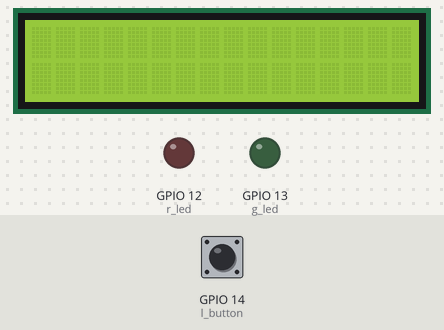
A program run on a simulated ESP32 board running MicroPython. On the bench: 16×2 character LCD, output pins drawn as LEDs (lit = HIGH). Inputs (shaded band) come from the test bench; at power-on: GPIO 14 (l_button) HIGH. What the program prints to the serial console is not drawn.

Above: at 1.2 s.
1.3 s: GPIO 14 (l_button) pulled LOW for 0.15 s
At 1.8 s:
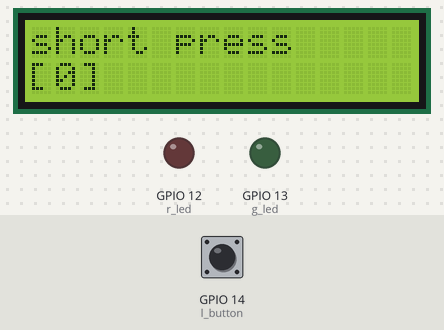
2.9 s: GPIO 14 (l_button) pulled LOW for 1 s
At 4.3 s:
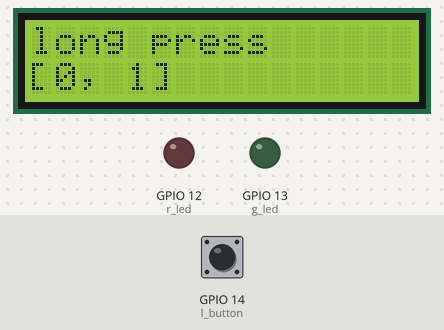
5.4 s: GPIO 14 (l_button) pulled LOW for 0.15 s
At 6.5 s:
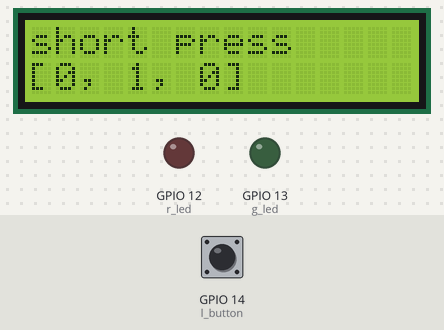
7.0 s: GPIO 14 (l_button) pulled LOW for 1 s
At 8.9 s:
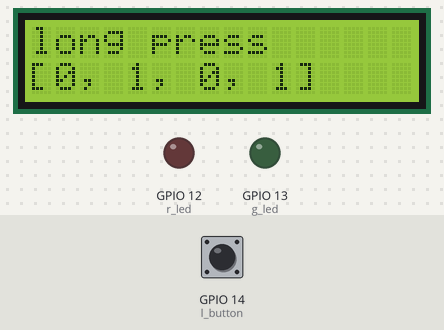
9.5 s: GPIO 14 (l_button) pulled LOW for 3.2 s
At 13.8 s:
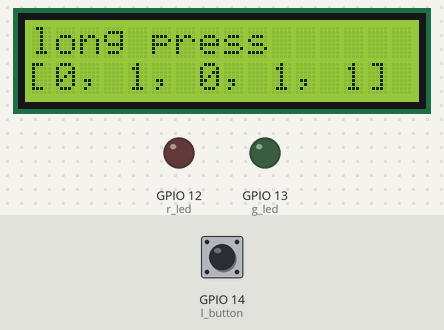
14.2 s: GPIO 14 (l_button) pulled LOW for 0.15 s
At 15.8 s:
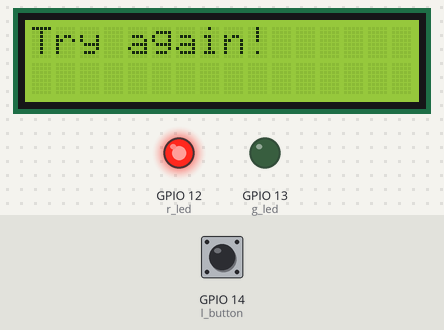
Timing chart, 0 to 16.9 s (numbered marks = the images above; inputs shaded):
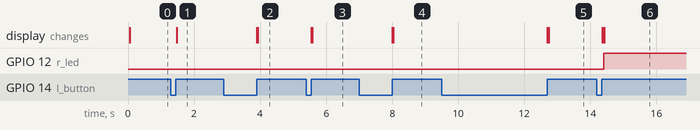

The program:

511_RK_assignment_1_2.py
```python
# Rebecca Martens and Kavin Bhuvan
from time import sleep_ms
import time
from machine import Pin, I2C
import i2c_lcd

display = I2C(0, scl=Pin(25), sda=Pin(26))
devices = display.scan()
print(devices)

lcd = i2c_lcd.I2cLcd(display, 0x27, 2, 16)
r_led = Pin(12, Pin.OUT)
g_led = Pin(13, Pin.OUT)
l_button = Pin(14, Pin.IN, Pin.PULL_UP)

# intializing
last_press_time = 0
debounce_interval = 20  # ms
button_pressed = False
start_timer = 0
r_led.value(0)
g_led.value(0)
print("Starting...")

# vault code
unlock_key = [0, 1, 1, 0, 0]
results = []

while True:
    if len(results) > len(unlock_key):
        results = []
        print ('Try again')
        print(results)
        r_led.value(1)
        lcd.clear()
        lcd.move_to(0,0)
        lcd.putstr('Try again!')

    else:
        if l_button.value() == 0 and button_pressed == False:
            now_time = time.ticks_ms()
            if time.ticks_diff(now_time, last_press_time) > debounce_interval:
                start_timer = now_time
                button_pressed = True
                last_press_time = now_time

        elif l_button.value() == 1 and button_pressed == True:
            end_timer = time.ticks_ms()
            button_pressed = False

            press_time = time.ticks_diff(end_timer, start_timer)

            if press_time < 1000:
                r_led.value(0)
                lcd.clear()
                lcd.move_to(0,0)
                lcd.putstr('short press')
                print("short press")
                number = 0
                results.append(number)
                print(results)
                lcd.move_to(0,1)
                lcd.putstr(str(results))
            else:
                r_led.value(0)
                lcd.clear()
                lcd.move_to(0,0)
                lcd.putstr('long press')
                print("long press")
                number = 1
                results.append(number)
                print(results)
                lcd.move_to(0,1)
                lcd.putstr(str(results))
    sleep_ms(10)
    if results == unlock_key:
        print('vault unlocked')
        g_led.value(1)
        lcd.clear()
        lcd.move_to(0,0)
        lcd.putstr('vault unlocked!!')
        lcd.move_to(0,1)
        lcd.putstr('congrats!!')
        break
```

Measured:
- after the input at 1.3 s, the display: changes after 0.18 s (image 1)
- after the input at 2.9 s, the display: first changes after 1.0 s (image 2 shows a later state)
- after the input at 5.4 s, the display: first changes after 0.16 s (image 3 shows a later state)
- after the input at 7.0 s, the display: first changes after 1.0 s (image 4 shows a later state)
- after the input at 9.5 s, the display: first changes after 3.2 s (image 5 shows a later state)
- after the input at 14.2 s, GPIO 12 (r_led): LOW → HIGH after 0.21 s; the display: first changes after 0.16 s (image 6 shows a later state)
